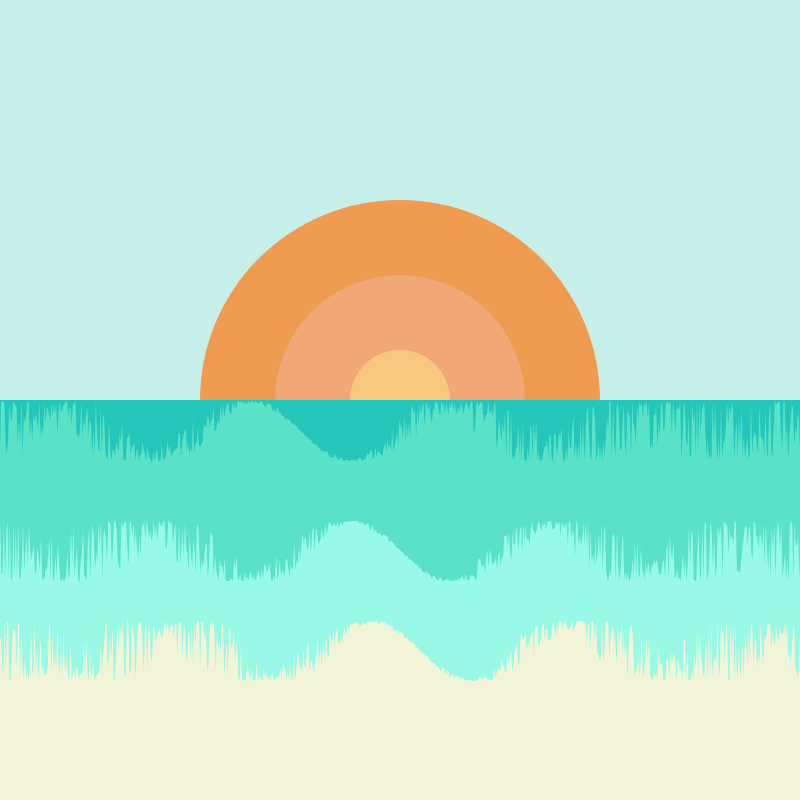
Frame 1 (no input)
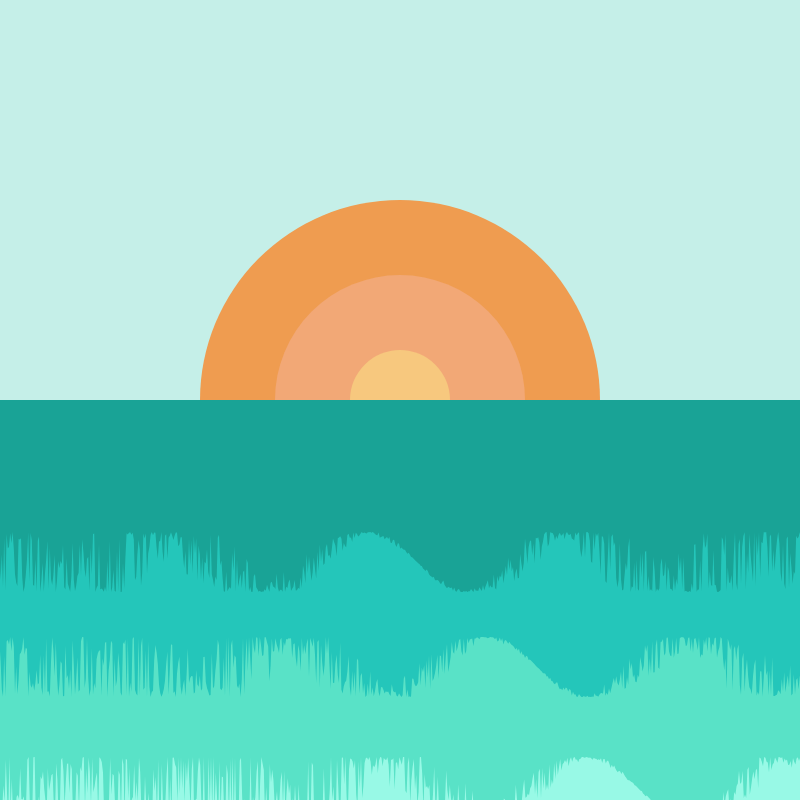
Frame 60 (no input)
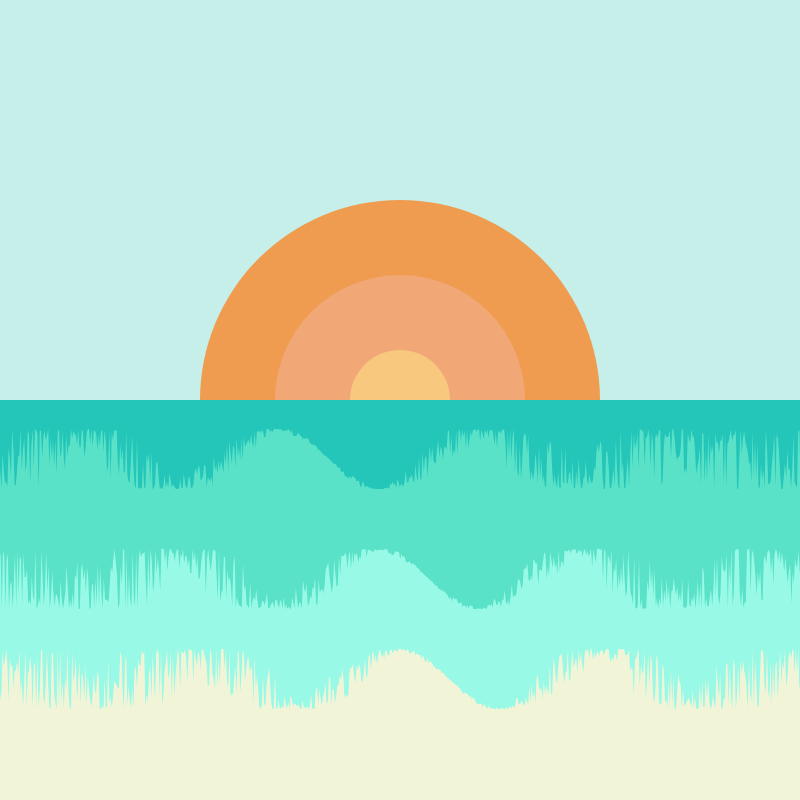
Frame 120 (the mouse pressed at the canvas centre since frame 60)

The p5.js sketch that drew these frames (run headless with seeded random() and noise() and a simulated clock; from frame 60 on, the mouse is pressed at the canvas centre):

// p5.js sketch
// ── sketch.js

let offset = 0;
let value = 0.03;
var x = 1;
var xChange = 0.5;
var changeDirection = false;
let waveDistance = 250;

function setup() {
  createCanvas(800, 800);
  xChange = 4;
  frameRate(20);

}

function draw() {
  background('#f2f4d7');
    
 
   push()
  translate (x+20, x);
  makeWaves('#98f9e6');
  pop()
  
    push()
  translate (x, x-100);
  makeWaves('#59e2c7');
  pop()
  
   push()
  translate (x- 100, x-220);
  makeWaves('#24c6ba');
  pop()
  
  push()
  translate (x-220, x-325);
  makeWaves('#19a396');
  pop()
  
  x = x +xChange;
  // translate (x+50, 0);
  // makeWaves();
  
  if (x > waveDistance || x < 0)
    {
      xChange = -xChange;
     }
  
   
  fill ('#c5efe8');
  noStroke();
  rect(0, 0, 800, 400)
 
  fill('#ef9c50' );
arc (400, 400, 400, 400, PI, -TWO_PI);
    fill('#f2a876' );
arc (400, 400, 250, 250, PI, -TWO_PI);
  
     fill('#f7c87e' );
arc (400, 400, 100, 100, PI, -TWO_PI);
  //  fill('#f2f4d7');
  // rect(0, 400, 800, 400)
  
}
  


function makeWaves(colorWave){


  noStroke();
  // stroke(255)
  // strokeWeight (1)
  fill (colorWave);
  rotate (radians (180));
  translate (-400, -800);
  scale (1.2);

  beginShape();
  vertex(-500, height);
  
  for(var x = -500; x < width; x++){
    //var angle = map(x, 0, width, 0, TWO_PI);
    var angle = 0+ x * random (0.030, 0.045);
    // map x between 0 and width to 0 and Two Pi
    var y = map(sin(angle), -1, 1, 100 , 150);
    vertex(x, y);
  }
    
  vertex(width, height);
  endShape();
 offset += random (0.03, 0.05);
}
  
